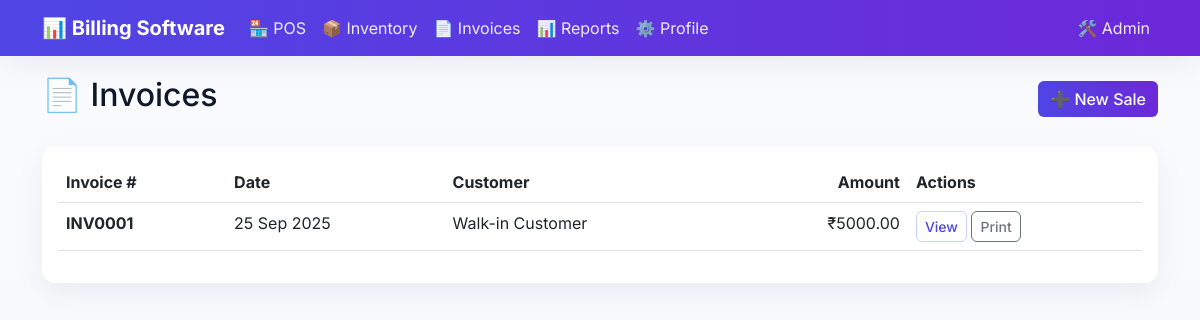
Screenshot of /invoices/ with the database file from the repository.
### sales/models.py (models this page shows, shortened)
class Invoice(models.Model):
    PAYMENT_STATUS_CHOICES = [
        ('pending', 'Pending'),
        ('paid', 'Paid'),
        ('partial', 'Partially Paid'),
        ('cancelled', 'Cancelled'),
    ]
    number = models.CharField(max_length=50, unique=True)
    date = models.DateField(auto_now_add=True)
    customer = models.ForeignKey(Customer, on_delete=models.SET_NULL, blank=True, null=True)
    customer_name = models.CharField(max_length=200, blank=True, null=True, help_text="Customer name for walk-in customers")
    total_incl = models.DecimalField(
        max_digits=12,
        decimal_places=2,
        default=0.00,
        validators=[MinValueValidator(Decimal('0.00'))],
        help_text="Total amount including tax"
    )
    total_base = models.DecimalField(
        max_digits=12,
        decimal_places=2,
        default=0.00,
        validators=[MinValueValidator(Decimal('0.00'))],
        help_text="Total base amount excluding tax"
    )
    total_tax = models.DecimalField(
        max_digits=12,
        decimal_places=2,
        default=0.00,
        validators=[MinValueValidator(Decimal('0.00'))],
        help_text="Total tax amount"
    )
    payment_status = models.CharField(max_length=20, choices=PAYMENT_STATUS_CHOICES, default='pending')
    amount_paid = models.DecimalField(max_digits=12, decimal_places=2, default=0.00)
    notes = models.TextField(blank=True, null=True)
    created_by = models.ForeignKey(User, on_delete=models.SET_NULL, blank=True, null=True)
    created_at = models.DateTimeField(auto_now_add=True)
    updated_at = models.DateTimeField(auto_now=True)
    class Meta:
        ordering = ['-created_at']
        verbose_name = "Invoice"
        verbose_name_plural = "Invoices"
    def get_customer_display_name(self):
        if self.customer:
            return self.customer.name
        return self.customer_name or "Walk-in Customer"

### sales/views.py (the view)
# urls.py: path('invoices/', views.invoice_list, name='invoice_list'),
def invoice_list(request):
    invoices = Invoice.objects.all().order_by('-created_at')
    paginator = Paginator(invoices, 25)
    page_number = request.GET.get('page')
    page_obj = paginator.get_page(page_number)
    context = {
        'page_obj': page_obj,
        'page_title': 'Invoices'
    }
    return render(request, 'sales/invoice_list.html', context)

### templates/sales/invoice_list.html (shortened to what this page needs)
{% extends 'base.html' %}
{% block content %}
<div class="d-flex justify-content-between align-items-center mb-4">
    <h2>📄 Invoices</h2>
    <a href="{% url 'sales:pos_index' %}" class="btn btn-primary">➕ New Sale</a>
</div>
<div class="card">
    <div class="card-body">
        {% if page_obj %}
            <div class="table-responsive">
                <table class="table table-hover">
                    <thead>
                        <tr>
                            <th>Invoice #</th>
                            <th>Date</th>
                            <th>Customer</th>
                            <th class="text-end">Amount</th>
                            <th>Actions</th>
                        </tr>
                    </thead>
                    <tbody>
                        {% for invoice in page_obj %}
                        <tr>
                            <td>
                                <strong>{{ invoice.number }}</strong>
                            </td>
                            <td>{{ invoice.date|date:"d M Y" }}</td>
                            <td>{{ invoice.get_customer_display_name }}</td>
                            <td class="text-end">₹{{ invoice.total_incl }}</td>
                            <td>
                                <a href="{% url 'sales:invoice_detail' invoice.id %}" class="btn btn-sm btn-outline-primary">View</a>
                                <a href="{% url 'sales:invoice_print' invoice.id %}" class="btn btn-sm btn-outline-secondary" target="_blank">Print</a>
                            </td>
                        </tr>
                        {% endfor %}
                    </tbody>
                </table>
            </div>
        {% endif %}
    </div>
</div>
{% endblock %}

### templates/base.html (style rules this page uses)
:root { --primary-color: #4f46e5; --secondary-color: #64748b; --success-color: #16a34a; --warning-color: #f59e0b; --danger-color: #ef4444; --light-bg: #f6f7fb; --card-bg: #ffffff; --text-color: #0f172a; --muted-color: #64748b; --ring: rgba(79, 70, 229, .25); --shadow: 0 10px 30px rgba(15,23,42,0.06); --shadow-hover: 0 18px 40px rgba(15,23,42,0.10); }
body { font-family: 'Inter', 'Segoe UI', Tahoma, Geneva, Verdana, sans-serif; background: linear-gradient(180deg, #fafbff 0%, #f6f7fb 100%); color: var(--text-color); -webkit-font-smoothing: antialiased; -moz-osx-font-smoothing: grayscale; }
.card { border: none; background: var(--card-bg); box-shadow: var(--shadow); border-radius: 14px; transition: transform .15s ease, box-shadow .15s ease; }
.btn { border-radius: 6px; font-weight: 500; transition: transform .08s ease, box-shadow .15s ease; }
.btn-primary, .bg-primary { background: linear-gradient(90deg, var(--primary-color), #6d28d9) !important; border: none; }
.btn-outline-primary { color: var(--primary-color); border-color: #c7d2fe; }
.table { background: white; }

### rows the page displays
Invoice: number "INV0001", date "25 Sep 2025", get_customer_display_name "Walk-in Customer", total_incl "5000.00"
